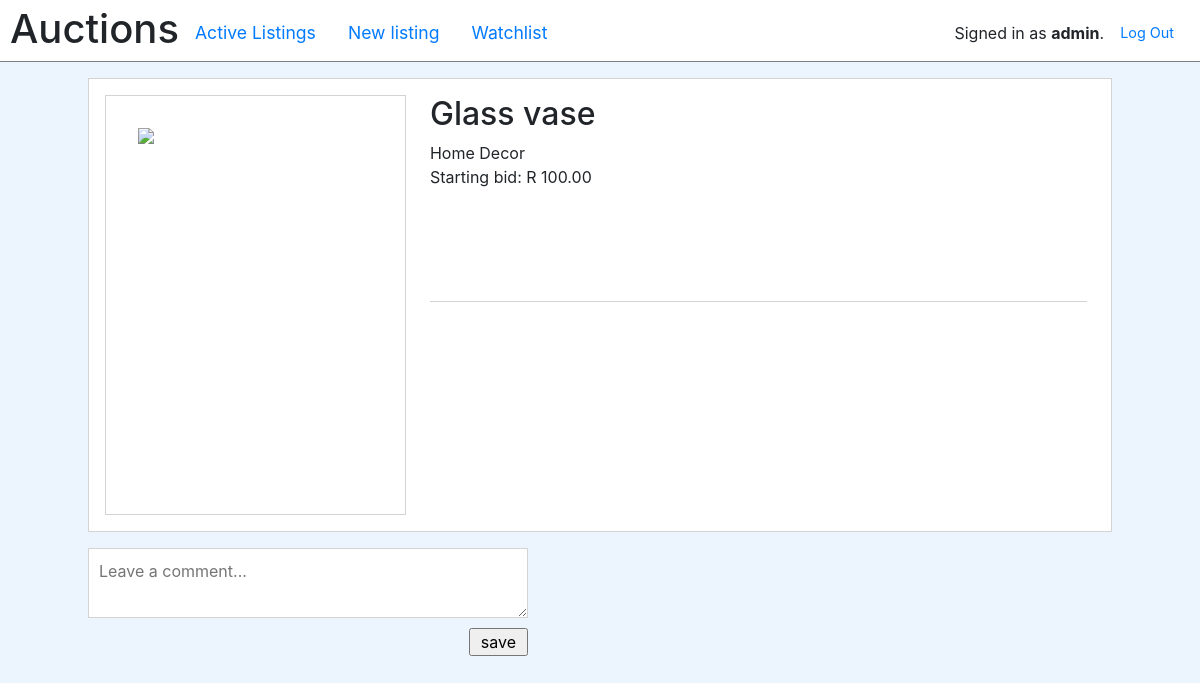
/listing/2 (signed in), run on an earlier commit of the app's database.
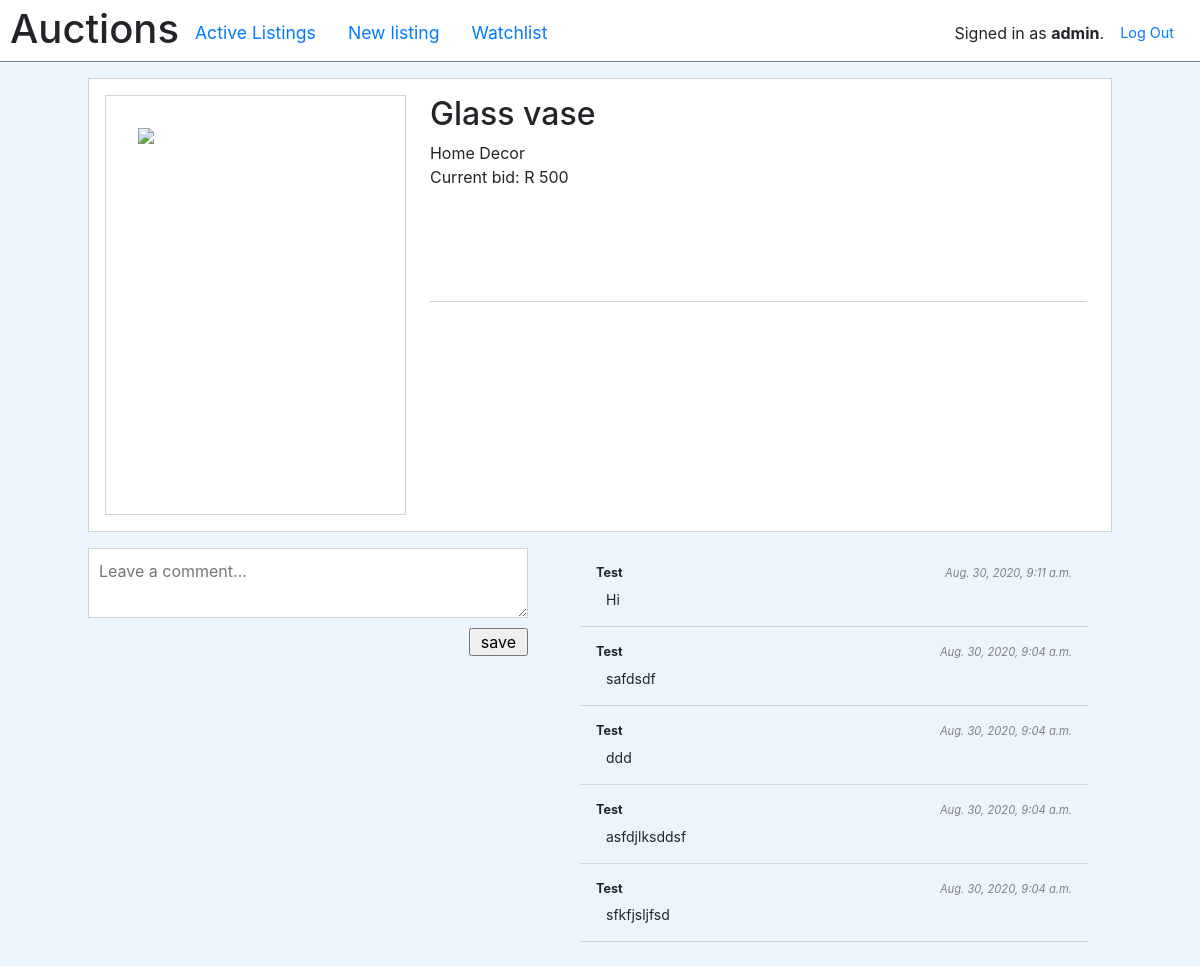
And on a later commit of the database.
### auctions/models.py (models this page shows)
class Listing(models.Model):
	title = models.CharField(max_length=256)
	description = models.TextField(blank=True)
	starting_bid =  models.DecimalField(max_digits=10, decimal_places=2)
	owner = models.ForeignKey(User, on_delete=models.CASCADE, related_name="owner")
	active = models.BooleanField(default=True)
	winner = models.ForeignKey(User, null=True, on_delete=models.CASCADE, related_name="winner")
	image_url = models.CharField(max_length=1024, null=True)
	users = models.ManyToManyField(User, blank=True, related_name="watchlist_users")
	category = models.ForeignKey(Category, null=True, on_delete=models.CASCADE, related_name="listing_category")

class Category(models.Model):
	value = models.CharField(max_length=128)

class Comment(models.Model):
	user = models.ForeignKey(User, on_delete=models.CASCADE)
	text = models.TextField(blank=True)
	listing = models.ForeignKey(Listing, on_delete=models.CASCADE)
	created_at = models.DateTimeField(auto_now_add=True, null=True)

class User(AbstractUser):
	def __str__(self):
		return self.username

### auctions/views.py (the view)
# urls.py: path("listing/<str:listing_id>", views.listing, name="listing"),
def listing(request, listing_id=''):
    if request.method == "POST":
        pass
    else:
        status = {}
        status['code'] = request.GET.get('code', '')
        status['msg'] = request.GET.get('msg', '')
        print(status)
        listing = Listing.objects.annotate(bid=Max("listing__value")).get(id=listing_id);
        listing.watchlist = listing.users.filter(id=request.user.id).exists()
        listing.comments = Comment.objects.filter(listing__id=listing_id).order_by('-created_at').all()
        return render(request, "auctions/listing.html", {
            "listing": listing,
            "status": status,
        })

### auctions/templates/auctions/listing.html (shortened to what this page needs)
{% extends "auctions/layout.html" %}
{% block body %}
        <div class="view__main listing">
            <section class="listing__head">
                <img src="{{ listing.image_url }}" class="listing__head--img"/>
                <div class="listing__head--details">
                     <h2>{{ listing.title }}
                    </h2>
                    <p>{{ listing.category.value }}</p>
                        {% if listing.bid %}
                           <p>Current bid: R {{ listing.bid }}</p>
                        {% else %}
                            <p>Starting bid: R {{ listing.starting_bid }}</p>
                        {% endif %}
                    <div>{{ listing.description }}</div>
                </div>
            </section>
            <section class="comments">
                <div class="comments__new">
                    {% if user.is_authenticated %}
                        <form action="{% url 'comment' listing.id %}" method="POST">
                            <textarea name="comment" placeholder="Leave a comment..."></textarea>
                            <input type="submit" value="save" >
                        </form>
                    {% endif %}
                </div>
                <div class="comments__old">
                    {% for comment in listing.comments %}
                        <div class="comment">
                            <p class="comment__info"><span>{{ comment.user }}</span><span>{{ comment.created_at}}<span></p>
                            <p>{{ comment.text }}</p>
                        </div>
                    {% endfor %}
                </div>
            </section>
         </div>
{% endblock %}

What changed in the data, as far as the page shows it:
shown differently, row unchanged: Listing "Glass vase": bid (not shown) → "500"; starting_bid "100.00" → (not shown)
added Comment: user "Test", created_at "Aug. 30, 2020, 9:11 a.m.", text "Hi"
added Comment: user "Test", created_at "Aug. 30, 2020, 9:04 a.m.", text "safdsdf"
added Comment: user "Test", created_at "Aug. 30, 2020, 9:04 a.m.", text "ddd"
added Comment: user "Test", created_at "Aug. 30, 2020, 9:04 a.m.", text "asfdjlksddsf"
added Comment: user "Test", created_at "Aug. 30, 2020, 9:04 a.m.", text "sfkfjsljfsd"
Also different on the page:
text no longer shown: "Starting bid: R"
text now shown: "Current bid: R"
